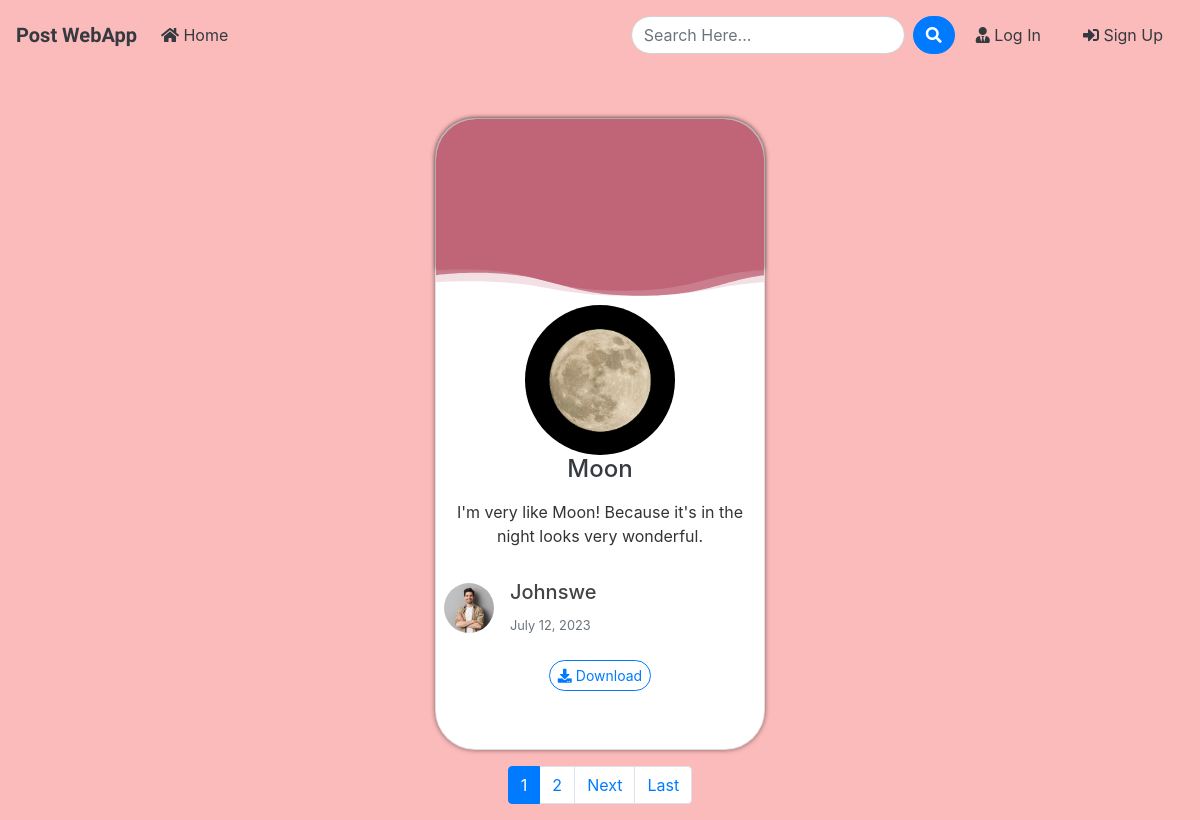
The page / on the database its author committed.
### blog/models.py (models this page shows, shortened)
class Post(models.Model):
	title = models.CharField(max_length=100)
	file = models.FileField(null=True,blank=True,upload_to='Files')
	content = models.TextField()
	date_posted = models.DateTimeField(default=timezone.now)
	author = models.ForeignKey(User, on_delete=models.CASCADE)

### users/models.py (models this page shows, shortened)
class Profile(models.Model):
    user = models.OneToOneField(User, on_delete=models.CASCADE)
    image = models.ImageField(default='default.jpg', upload_to='profile_pics')

### blog/views.py (the view)
# urls.py: path('', PostListView.as_view(), name='blog-home'),
class PostListView(ListView):
    model = Post
    template_name = 'blog/index.html'
    context_object_name = 'posts'
    ordering = ['-date_posted']
    paginate_by = 1

### blog/templates/blog/index.html (shortened to what this page needs)
{% extends "blog/base.html" %}
{% block content %}
    <div class="container">
            <div class="d-flex justify-content-center">
            {% for post in posts %}
                <div class="col-lg-4 col-md-6">
                    <div class="mt-5  h-100">
                        <div class="card  card_obj">
                            {% if post.file %}
                                <div class="text-center">
                                    <section class="banner">
                                        <div class="banner__content"></div>
                                    </section>
                                </div>
                            {% endif %}
                           <div class="d-flex justify-content-center">
                                <img src="{{ post.file.url }}" class="rounded-circle  img-fluid" alt="" style="width: 150px; height: 150px; object-fit: cover;">
                            </div>
                            <h4><a class="text-dark d-flex justify-content-center" href="{% url 'post-detail' post.id %}">{{ post.title }}</a></h4>
                            <p class="card-text p-2 text-center content-scroll">{{ post.content }}</p>
                            <div class="d-flex align-items-center p-2">
                                <a href="{{ post.author.profile.image.url }}" target="_blank">
                                    <img src="{{ post.author.profile.image.url }}" alt="" class="rounded-circle      img-fluid mr-3" style="width: 50px; height: 50px; object-fit: cover;">
                                </a>
                             <div>
                                    <a class="text-dark" href="{% url 'user-posts' post.author.username %}">
                                        <h5>{{ post.author }}</h5>
                                    </a>
                                    <small class="text-muted">{{ post.date_posted|date:"F d, Y" }}</small>
                             </div>
                            </div>
                            <div class="text-center">
                                {% if post.file %}
                                    <a class="btn btn-outline-primary btn-sm mb-3 mt-3 rounded-pill" href="{{ post.file.url }}" download><i class="fas fa-download"></i> Download</a>
                                {% endif %}
                            </div>
                        </div>
                    </div>
                </div>
            {% endfor %}
        </div>
    </div>
    {% if is_paginated %}
        <div class="container mt-3 mb-3">
            <nav aria-label="Page navigation">
                <ul class="pagination justify-content-center">
                    {% for num in page_obj.paginator.page_range %}
                        {% if page_obj.number == num %}
                            <li class="page-item active">
                                <span class="page-link">{{ num }}</span>
                            </li>
                        {% elif num > page_obj.number|add:'-3' and num < page_obj.number|add:'3' %}
                            <li class="page-item">
                                <a class="page-link" href="?page={{ num }}">{{ num }}</a>
                            </li>
                        {% endif %}
                    {% endfor %}
                    {% if page_obj.has_next %}
                        <li class="page-item">
                             <a class="page-link" href="?page={{ page_obj.next_page_number }}">Next</a>
                        </li>
                        <li class="page-item">
                            <a class="page-link" href="?page={{ page_obj.paginator.num_pages }}">Last</a>
                        </li>
                    {% endif %}
                </ul>
            </nav>
        </div>
    {% endif %}
{% endblock content %}

### blog/templates/blog/base.html (shortened to what this page needs)
{% load static %}
<!doctype html>
<html lang="en">
  <head>
    <link rel="stylesheet" href="https://stackpath.bootstrapcdn.com/bootstrap/4.3.1/css/bootstrap.min.css">
    <link rel="stylesheet" href="https://use.fontawesome.com/releases/v5.8.1/css/all.css" >
    <link rel="stylesheet" href="{% static 'blog/style.css' %}">
</head>
  <body>
        <nav class="navbar navbar-expand-lg navbar-dark">
            <a class="navbar-brand font-weight-bold text-dark logo_txt" href="{% url 'blog-home' %}">Post WebApp</a>
                <div class="collapse navbar-collapse" id="navbarSupportedContent">
                  <ul class="navbar-nav mr-auto">
                    <li class="nav-item active">
                      <a class="nav-link text-dark" href="{% url 'blog-home' %}"><i class="fas fa-home"></i> Home <span class="sr-only">(current)</span></a>
                    </li>
                  </ul>
                 <form id="searchform" action="{% url 'search' %}" method="get" class="d-flex">
                <input type="text" name="q" type="text" value="{{ request.GET.q }}" placeholder="Search Here..." class="form-control mr-2 rounded-pill" />
                <button type="button" onclick="searchform.submit()" class="btn btn-primary rounded-pill">
                <i class="fa fa-search"></i>
                </button>
                </form>
                    {% if user.is_authenticated %}
                    <a href="{% url 'user-posts' user %}" class="btn text-white m-2 text-dark"><i class="fas fa-user-shield"></i> My Post</a>
                    <a href="{% url 'post-create' %} " class="btn text-white m-2 text-dark"><i class="fas fa-user-edit "></i> New Post</a>
                    <a href="{% url 'profile' %} " class="btn text-white m-2 text-dark"><i class="fas fa-user text-dark"></i> {{ user.username }}</a>
                    <a href="{% url 'logout' %} " class="btn text-white m-2 text-dark"><i class="fas fa-sign-out-alt"></i> Log Out</a>
                    {% else %}
                    <a href="{% url 'login' %} " class="btn text-white m-2 text-dark"><i class="fas fa-user-tie"></i> Log In</a>
                    <a href="{% url 'register' %} " class="btn text-white m-2 text-dark"> <i class="fas fa-sign-in-alt"></i> Sign Up</a>
                    {% endif %}
                </div>
              </nav>
      <div class="container my-bg">
    {% block content %}{% endblock content %}
</div>
  </body>
</html>

### blog/static/blog/style.css (style rules this page uses)
body { background: #FCBBBB; color: #333333; margin-top: 0; }
h1, h2, h3, h4, h5, h6 { color: #444444; }
ul { margin: 0; }
.logo_txt { font-family: 'Kaushan Script', cursive; }
.banner__content { box-shadow: 0 0 5px rgba(0, 0, 0, 0.5); background: linear-gradient(180deg, #C06578 0%, #C06578 100%);; height: 150px; padding-top: 8%; padding-bottom: 8%; border-top-right-radius: 40px; border-top-left-radius: 40px; }
.card { border-radius: 40px; height: 632px; }
.content-scroll { max-height: 150px; overflow-y: scroll; }
.banner svg { width: 100%; fill: #C06578; }
.card_obj { border-radius: 40px; box-shadow: 0 0 5px rgba(0, 0, 0, 0.5); }

### rows shown on the page
Post: file (picture), title "Moon", content "I'm very like Moon! Because it's in the night looks very wonderful.", author.profile.image (picture), author "Johnswe", date_posted "July 12, 2023"

### other values the page prints
{{ num }} "1"
{{ num }} "2"
